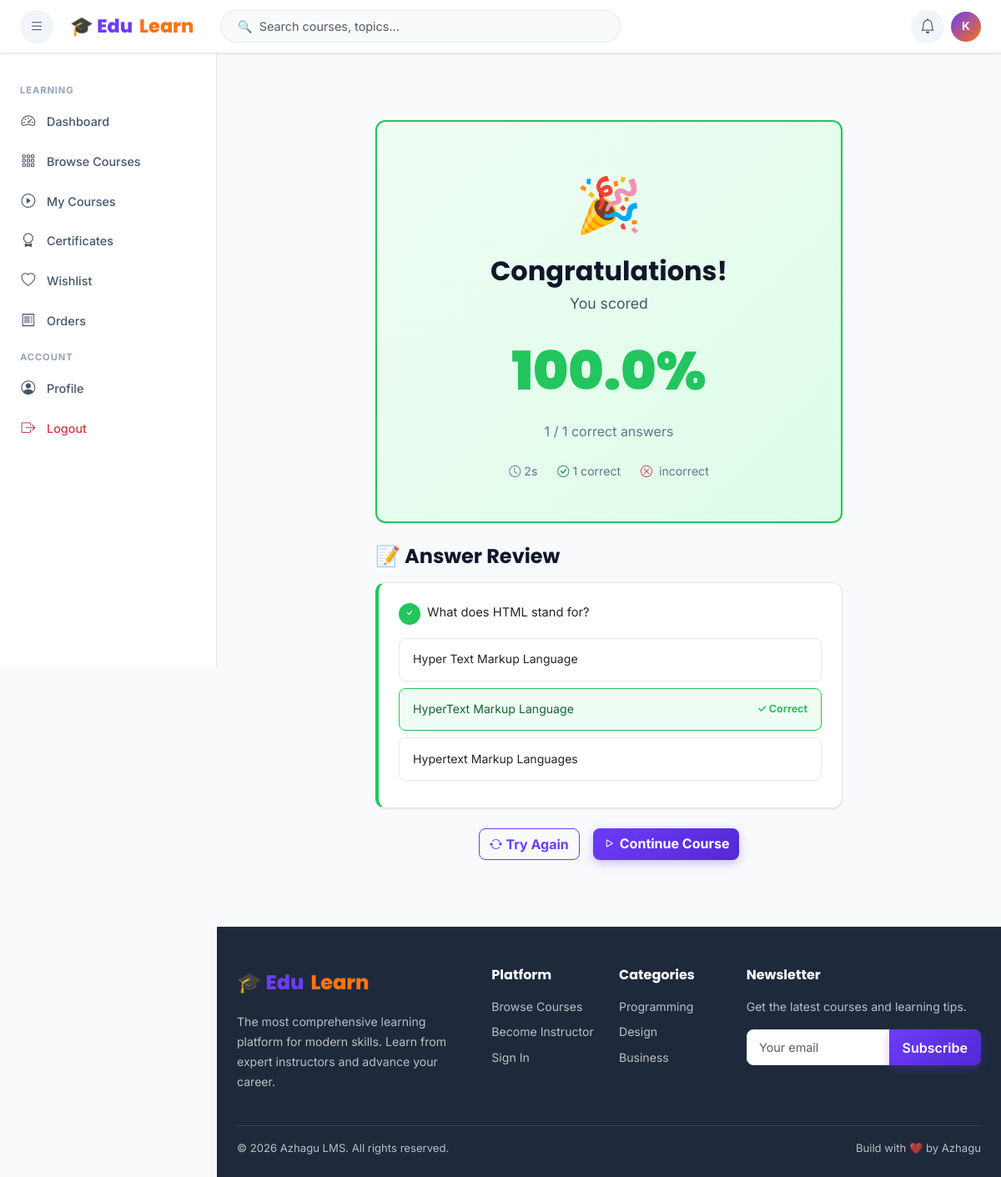
/quizzes/result/3/ (signed in), run on the app's committed database.
### accounts/models.py (models this page shows, shortened)
class CustomUser(AbstractUser):
    ROLE_CHOICES = [('student','Student'),('instructor','Instructor'),('admin','Admin')]
    role = models.CharField(max_length=20, choices=ROLE_CHOICES, default='student')
    bio = models.TextField(blank=True)
    avatar = models.ImageField(upload_to='avatars/', blank=True, null=True)
    phone = models.CharField(max_length=20, blank=True)
    website = models.URLField(blank=True)
    linkedin = models.URLField(blank=True)
    is_email_verified = models.BooleanField(default=False)
    created_at = models.DateTimeField(auto_now_add=True)
    updated_at = models.DateTimeField(auto_now=True)
    def is_student(self): return self.role == 'student'
    def is_instructor(self): return self.role == 'instructor'
    def is_admin_user(self): return self.role == 'admin' or self.is_staff

### quizzes/models.py (models this page shows, shortened)
class QuizAttempt(models.Model):
    user = models.ForeignKey(settings.AUTH_USER_MODEL, on_delete=models.CASCADE, related_name='quiz_attempts')
    quiz = models.ForeignKey(Quiz, on_delete=models.CASCADE, related_name='attempts')
    score = models.FloatField(default=0)
    total_questions = models.PositiveIntegerField(default=0)
    correct_answers = models.PositiveIntegerField(default=0)
    is_passed = models.BooleanField(default=False)
    started_at = models.DateTimeField(auto_now_add=True)
    completed_at = models.DateTimeField(null=True, blank=True)
    time_taken = models.PositiveIntegerField(default=0, help_text='Seconds')
    class Meta: ordering = ['-started_at']

class AttemptAnswer(models.Model):
    attempt = models.ForeignKey(QuizAttempt, on_delete=models.CASCADE, related_name='answers')
    question = models.ForeignKey(Question, on_delete=models.CASCADE)
    selected_choice = models.ForeignKey(Choice, on_delete=models.CASCADE, null=True, blank=True)
    is_correct = models.BooleanField(default=False)

class Question(models.Model):
    quiz = models.ForeignKey(Quiz, on_delete=models.CASCADE, related_name='questions')
    text = models.TextField()
    explanation = models.TextField(blank=True)
    order = models.PositiveIntegerField(default=0)
    class Meta: ordering = ['order']

class Choice(models.Model):
    question = models.ForeignKey(Question, on_delete=models.CASCADE, related_name='choices')
    text = models.CharField(max_length=300)
    is_correct = models.BooleanField(default=False)

### quizzes/views.py (the view)
# urls.py: path('result/<int:attempt_id>/', views.quiz_result, name='result'),
@login_required
def quiz_result(request, attempt_id):
    attempt = get_object_or_404(QuizAttempt, id=attempt_id, user=request.user)
    answers = attempt.answers.select_related('question','selected_choice').prefetch_related('question__choices').all()
    return render(request, 'quizzes/result.html', {'attempt': attempt, 'answers': answers})

### lms_project/context_processors.py (called while the page is built)
def notifications(request):
    context = {'notifications': [], 'unread_count': 0}
    if request.user.is_authenticated:
        try:
            from courses.models import Notification
            notifs = Notification.objects.filter(user=request.user).order_by('-created_at')[:10]
            context['notifications'] = notifs
            context['unread_count'] = notifs.filter(is_read=False).count()
        except Exception:
            pass
    return context

### templates/quizzes/result.html (shortened to what this page needs)
{% extends 'base.html' %}
{% block content %}
<div class="container py-5">
  <div class="row justify-content-center">
    <div class="col-lg-8">
      <div class="card text-center p-5 mb-4" style="background:{% if attempt.is_passed %}linear-gradient(135deg,#f0fdf4,#dcfce7){% else %}linear-gradient(135deg,#fef2f2,#fee2e2){% endif %};border:2px solid {% if attempt.is_passed %}var(--success){% else %}var(--danger){% endif %};">
        <div style="font-size:4rem;">{% if attempt.is_passed %}🎉{% else %}😔{% endif %}</div>
        <h2 class="fw-bold mt-2 mb-1">{% if attempt.is_passed %}Congratulations!{% else %}Keep Practicing!{% endif %}</h2>
        <p style="font-size:1.1rem;color:var(--gray-700);">You scored</p>
        <div style="font-size:4rem;font-weight:900;font-family:'Poppins',sans-serif;color:{% if attempt.is_passed %}var(--success){% else %}var(--danger){% endif %};">
          {{ attempt.score }}%
        </div>
        <div style="font-size:1rem;color:var(--gray-600);margin-top:.5rem;">
          {{ attempt.correct_answers }} / {{ attempt.total_questions }} correct answers
        </div>
        <div class="d-flex justify-content-center gap-4 mt-4" style="font-size:.88rem;color:var(--gray-600);">
          <span><i class="bi bi-clock me-1"></i>{{ attempt.time_taken }}s</span>
          <span><i class="bi bi-check-circle me-1 text-success"></i>{{ attempt.correct_answers }} correct</span>
          <span><i class="bi bi-x-circle me-1 text-danger"></i>{{ attempt.total_questions|add:"-"|add:attempt.correct_answers }} incorrect</span>
        </div>
      </div>
      <div class="mb-4">
        <h4 class="fw-bold mb-3">📝 Answer Review</h4>
        {% for answer in answers %}
        <div class="card p-4 mb-3" style="border-left:4px solid {% if answer.is_correct %}var(--success){% else %}var(--danger){% endif %};">
          <div class="d-flex gap-2 mb-3">
            <span style="background:{% if answer.is_correct %}var(--success){% else %}var(--danger){% endif %};color:white;width:26px;height:26px;border-radius:50%;display:flex;align-items:center;justify-content:center;font-size:.8rem;flex-shrink:0;">
              {% if answer.is_correct %}<i class="bi bi-check"></i>{% else %}<i class="bi bi-x"></i>{% endif %}
            </span>
            <p class="mb-0 fw-600" style="font-size:.92rem;">{{ answer.question.text }}</p>
          </div>
          {% for choice in answer.question.choices.all %}
          <div class="choice-option {% if choice.is_correct %}correct{% elif choice == answer.selected_choice and not choice.is_correct %}incorrect{% endif %} mb-2" style="cursor:default;">
            <span style="font-size:.88rem;">{{ choice.text }}</span>
            {% if choice.is_correct %}<span class="ms-auto" style="font-size:.78rem;font-weight:700;color:var(--success);">✓ Correct</span>{% endif %}
          </div>
          {% endfor %}
        </div>
        {% endfor %}
      </div>
      <div class="d-flex gap-3 justify-content-center">
        <a href="/quizzes/{{ attempt.quiz.id }}/" class="btn btn-outline-primary fw-bold"><i class="bi bi-arrow-repeat me-1"></i>Try Again</a>
        <a href="/enrollments/learn/{{ attempt.quiz.module.course.slug }}/1/" class="btn btn-primary fw-bold"><i class="bi bi-play me-1"></i>Continue Course</a>
      </div>
    </div>
  </div>
</div>
{% endblock %}

### templates/base.html (shortened to what this page needs)
<!DOCTYPE html>
<html lang="en">
<head>
  <link href="https://cdn.jsdelivr.net/npm/bootstrap@5.3.2/dist/css/bootstrap.min.css" rel="stylesheet">
  <link href="https://cdn.jsdelivr.net/npm/bootstrap-icons@1.11.3/font/bootstrap-icons.css" rel="stylesheet">
  {% load static %}
  <link href="{% static 'css/style.css' %}" rel="stylesheet">
</head>
<body>
{% if user.is_authenticated %}
<nav class="lms-navbar">
  <button class="nav-icon-btn me-1" id="sidebarToggle" title="Toggle sidebar">
    <i class="bi bi-list"></i>
  </button>
  <a class="navbar-brand-logo" href="/">🎓 Edu<span>Learn</span></a>
  <div class="navbar-search d-none d-md-block ms-3">
    <input type="text" class="form-control" id="navSearchInput" placeholder="🔍  Search courses, topics...">
  </div>
  <div class="ms-auto d-flex align-items-center gap-2">
    <div class="dropdown">
      <button class="nav-icon-btn" data-bs-toggle="dropdown" aria-expanded="false">
        <i class="bi bi-bell"></i>
      </button>
    </div>
    <div class="dropdown">
      <div data-bs-toggle="dropdown" aria-expanded="false" style="cursor:pointer;">
        {% if user.avatar %}
        <img src="{{ user.avatar.url }}" class="user-avatar-sm" alt="{{ user.username }}">
        {% else %}
        <div class="user-avatar-placeholder">{{ user.username|first|upper }}</div>
        {% endif %}
      </div>
    </div>
  </div>
</nav>
<div class="lms-sidebar" id="lmsSidebar">
  {% if user.is_student %}
  <div class="sidebar-section-label">Learning</div>
  <a class="sidebar-nav-item" href="/dashboard/"><i class="bi bi-speedometer2"></i> Dashboard</a>
  <a class="sidebar-nav-item" href="/courses/"><i class="bi bi-grid-3x3-gap"></i> Browse Courses</a>
  <a class="sidebar-nav-item" href="/dashboard/student/"><i class="bi bi-play-circle"></i> My Courses</a>
  <a class="sidebar-nav-item" href="/certificates/"><i class="bi bi-award"></i> Certificates</a>
  <a class="sidebar-nav-item" href="/courses/wishlist/"><i class="bi bi-heart"></i> Wishlist</a>
  <a class="sidebar-nav-item" href="/payments/history/"><i class="bi bi-receipt"></i> Orders</a>
  {% endif %}
  <div class="sidebar-section-label">Account</div>
  <a class="sidebar-nav-item" href="/accounts/profile/"><i class="bi bi-person-circle"></i> Profile</a>
  <a class="sidebar-nav-item text-danger" href="/accounts/logout/"><i class="bi bi-box-arrow-right"></i> Logout</a>
</div>
<main class="lms-main {% block main_class %}{% endblock %}">
{% endif %}
{% block content %}{% endblock %}
</main>
{% block show_footer %}
<footer style="background:var(--gray-900);color:rgba(255,255,255,.7);padding:3rem 0 1.5rem;margin-left:{% if user.is_authenticated %}var(--sidebar-w){% else %}0{% endif %};" class="footer-section">
  <div class="container-fluid px-4">
    <div class="row g-4 mb-4">
      <div class="col-lg-4">
        <div class="navbar-brand-logo mb-3" style="font-size:1.5rem;">🎓 Edu<span>Learn</span></div>
        <p style="font-size:.88rem;line-height:1.7;">The most comprehensive learning platform for modern skills. Learn from expert instructors and advance your career.</p>
      </div>
      <div class="col-lg-2 col-md-4">
        <h6 class="text-white fw-bold mb-3">Platform</h6>
        <ul class="list-unstyled" style="font-size:.88rem;">
          <li class="mb-2"><a href="/courses/" class="text-decoration-none" style="color:inherit;">Browse Courses</a></li>
          <li class="mb-2"><a href="/accounts/register/" class="text-decoration-none" style="color:inherit;">Become Instructor</a></li>
          <li class="mb-2"><a href="/accounts/login/" class="text-decoration-none" style="color:inherit;">Sign In</a></li>
        </ul>
      </div>
      <div class="col-lg-2 col-md-4">
        <h6 class="text-white fw-bold mb-3">Categories</h6>
        <ul class="list-unstyled" style="font-size:.88rem;">
          <li class="mb-2"><a href="/courses/?category=programming" class="text-decoration-none" style="color:inherit;">Programming</a></li>
          <li class="mb-2"><a href="/courses/?category=design" class="text-decoration-none" style="color:inherit;">Design</a></li>
          <li class="mb-2"><a href="/courses/?category=business" class="text-decoration-none" style="color:inherit;">Business</a></li>
        </ul>
      </div>
      <div class="col-lg-4 col-md-4">
        <h6 class="text-white fw-bold mb-3">Newsletter</h6>
        <p style="font-size:.88rem;">Get the latest courses and learning tips.</p>
        <div class="input-group mt-2">
          <input type="email" class="form-control" placeholder="Your email" style="border-radius:8px 0 0 8px;">
          <button class="btn btn-primary px-3" style="border-radius:0 8px 8px 0;">Subscribe</button>
        </div>
      </div>
    </div>
    <div class="border-top pt-3 d-flex flex-wrap justify-content-between align-items-center gap-2" style="border-color:rgba(255,255,255,.1)!important;font-size:.82rem;">
      <span>© 2026 Azhagu LMS. All rights reserved.</span>
      <span>Build with ❤️ by Azhagu</a></span>
    </div>
  </div>
</footer>
{% endblock %}
{% load static %}
</body>
</html>

### static/css/style.css (style rules this page uses)
:root { --primary: #6c3cf7; --primary-dark: #5429d6; --primary-light: #ede9ff; --secondary: #f97316; --success: #22c55e; --info: #3b82f6; --warning: #f59e0b; --danger: #ef4444; --dark: #0f172a; --gray-900: #1e293b; --gray-800: #334155; --gray-700: #475569; --gray-600: #64748b; --gray-400: #94a3b8; --gray-200: #e2e8f0; --gray-100: #f1f5f9; --gray-50: #f8fafc; --white: #ffffff; --sidebar-w: 260px; --navbar-h: 64px; --radius: 12px; --radius-lg: 16px; --shadow-sm: 0 1px 3px rgba(0,0,0,0.06), 0 1px 2px rgba(0,0,0,0.04); --shadow: 0 4px 16px rgba(0,0,0,0.08); --shadow-lg: 0 10px 40px rgba(0,0,0,0.12); --transition: all 0.25s cubic-bezier(0.4,0,0.2,1); }
* { box-sizing:border-box;margin:0;padding:0; }
body { font-family:'Inter',sans-serif;background:var(--gray-50);color:var(--gray-800);line-height:1.6;font-size:15px; }
h1,h2,h3,h4,h5,h6 { font-family:'Poppins',sans-serif;font-weight:700;color:var(--dark);line-height:1.3; }
.lms-navbar { position:sticky;top:0;z-index:1050;height:var(--navbar-h);background:var(--white);border-bottom:1px solid var(--gray-200);box-shadow:var(--shadow-sm);display:flex;align-items:center;padding:0 1.5rem;gap:1rem; }
.navbar-brand-logo { font-family:'Poppins',sans-serif;font-weight:800;font-size:1.4rem;color:var(--primary)!important;text-decoration:none;display:flex;align-items:center;gap:.5rem;white-space:nowrap; }
.navbar-brand-logo span { color:var(--secondary); }
.navbar-search { flex:1;max-width:480px; }
.navbar-search .form-control { border-radius:50px;border:1.5px solid var(--gray-200);padding:.5rem 1.2rem;font-size:.9rem;background:var(--gray-50);transition:var(--transition); }
.nav-icon-btn { width:40px;height:40px;border-radius:50%;border:none;background:var(--gray-100);color:var(--gray-700);display:flex;align-items:center;justify-content:center;font-size:1.1rem;cursor:pointer;transition:var(--transition);position:relative;text-decoration:none; }
.user-avatar-placeholder { width:36px;height:36px;border-radius:50%;background:linear-gradient(135deg,var(--primary),var(--secondary));display:flex;align-items:center;justify-content:center;color:#fff;font-weight:700;font-size:.85rem;cursor:pointer; }
.lms-sidebar { position:fixed;top:var(--navbar-h);left:0;width:var(--sidebar-w);height:calc(100vh - var(--navbar-h));background:var(--white);border-right:1px solid var(--gray-200);overflow-y:auto;z-index:1040;transition:transform .3s ease;padding:1.5rem 0; }
.sidebar-section-label { font-size:.7rem;font-weight:700;text-transform:uppercase;letter-spacing:.08em;color:var(--gray-400);padding:.75rem 1.5rem .25rem; }
.sidebar-nav-item { display:flex;align-items:center;gap:.75rem;padding:.65rem 1.5rem;color:var(--gray-700);text-decoration:none;font-size:.9rem;font-weight:500;transition:var(--transition);position:relative;cursor:pointer;border:none;background:none;width:100%;text-align:left; }
.sidebar-nav-item i { font-size:1.05rem;width:20px;text-align:center; }
.lms-main { margin-left:var(--sidebar-w);min-height:calc(100vh - var(--navbar-h));padding:2rem;transition:margin .3s ease; }
.card { background:var(--white);border:1px solid var(--gray-200);border-radius:var(--radius);box-shadow:var(--shadow-sm);transition:var(--transition);overflow:hidden; }
.btn-primary { background:linear-gradient(135deg,var(--primary),var(--primary-dark));border:none;border-radius:8px;font-weight:600;transition:var(--transition);box-shadow:0 4px 12px rgba(108,60,247,.3); }
.btn-outline-primary { border-color:var(--primary);color:var(--primary);border-radius:8px;font-weight:600;transition:var(--transition); }
.choice-option { padding:.85rem 1rem;border-radius:8px;border:1.5px solid var(--gray-200);cursor:pointer;transition:var(--transition);margin-bottom:.5rem;display:flex;align-items:center;gap:.75rem; }
.choice-option.correct { border-color:var(--success);background:#f0fdf4;color:#166534; }
.form-control,.form-select { border:1.5px solid var(--gray-200);border-radius:8px;font-size:.9rem;padding:.6rem .9rem;transition:var(--transition);background:#fff; }

### data on the page
CustomUser: username|first "K"
QuizAttempt: score "100.0", correct_answers "1", total_questions "1", time_taken "2"
AttemptAnswer: is_correct True (drawn), question.text "What does HTML stand for?"
Choice: text "Hyper Text Markup Language"
Choice: text "HyperText Markup Language", is_correct "✓ Correct"
Choice: text "Hypertext Markup Languages"
